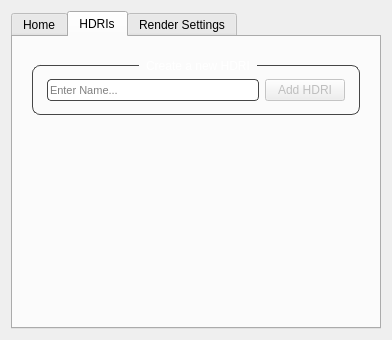
<?xml version="1.0" encoding="UTF-8"?>
<ui version="4.0">
 <class>KY_TT</class>
 <widget class="QWidget" name="KY_TT">
  <property name="geometry">
   <rect>
    <x>0</x>
    <y>0</y>
    <width>392</width>
    <height>340</height>
   </rect>
  </property>
  <property name="maximumSize">
   <size>
    <width>16777215</width>
    <height>16777215</height>
   </size>
  </property>
  <property name="windowTitle">
   <string>KY - Turntable Setup</string>
  </property>
  <layout class="QVBoxLayout" name="verticalLayout_2" stretch="0">
   <property name="spacing">
    <number>9</number>
   </property>
   <property name="sizeConstraint">
    <enum>QLayout::SetDefaultConstraint</enum>
   </property>
   <item>
    <widget class="QTabWidget" name="tabWidget">
     <property name="enabled">
      <bool>true</bool>
     </property>
     <property name="maximumSize">
      <size>
       <width>16777215</width>
       <height>16777215</height>
      </size>
     </property>
     <property name="currentIndex">
      <number>1</number>
     </property>
     <widget class="QWidget" name="tab_main">
      <property name="enabled">
       <bool>true</bool>
      </property>
      <property name="sizePolicy">
       <sizepolicy hsizetype="Preferred" vsizetype="Preferred">
        <horstretch>0</horstretch>
        <verstretch>0</verstretch>
       </sizepolicy>
      </property>
      <property name="maximumSize">
       <size>
        <width>16777215</width>
        <height>16777215</height>
       </size>
      </property>
      <property name="acceptDrops">
       <bool>false</bool>
      </property>
      <attribute name="title">
       <string>Home</string>
      </attribute>
      <layout class="QVBoxLayout" name="verticalLayout_5">
       <property name="sizeConstraint">
        <enum>QLayout::SetDefaultConstraint</enum>
       </property>
       <item>
        <layout class="QVBoxLayout" name="vLayout_main" stretch="0,0,1">
         <property name="sizeConstraint">
          <enum>QLayout::SetDefaultConstraint</enum>
         </property>
         <property name="leftMargin">
          <number>10</number>
         </property>
         <property name="topMargin">
          <number>10</number>
         </property>
         <property name="rightMargin">
          <number>10</number>
         </property>
         <item>
          <widget class="QGroupBox" name="gBox_import">
           <property name="enabled">
            <bool>true</bool>
           </property>
           <property name="styleSheet">
            <string notr="true">QGroupBox{
	border: 1px solid rgb(70, 70, 70);
    border-radius: 8px;
	margin-top: 9px;
}

QGroupBox:title{
	color: white;
	subcontrol-position: top center;
	padding: 0 5px;
	margin-top: -12px;
}

QGroupBox:title:disabled{
	color: gray;
	subcontrol-position: top center;
	padding: 0 5px;
	margin-top: -12px;
}</string>
           </property>
           <property name="title">
            <string>Create new Scene</string>
           </property>
           <layout class="QVBoxLayout" name="verticalLayout_4">
            <property name="leftMargin">
             <number>9</number>
            </property>
            <property name="topMargin">
             <number>13</number>
            </property>
            <property name="rightMargin">
             <number>9</number>
            </property>
            <property name="bottomMargin">
             <number>13</number>
            </property>
            <item>
             <layout class="QHBoxLayout" name="horizontalLayout_3">
              <property name="spacing">
               <number>6</number>
              </property>
              <property name="topMargin">
               <number>0</number>
              </property>
              <property name="bottomMargin">
               <number>8</number>
              </property>
              <item>
               <widget class="QLineEdit" name="line_import">
                <property name="sizePolicy">
                 <sizepolicy hsizetype="Expanding" vsizetype="Expanding">
                  <horstretch>0</horstretch>
                  <verstretch>0</verstretch>
                 </sizepolicy>
                </property>
                <property name="maximumSize">
                 <size>
                  <width>16777215</width>
                  <height>16777215</height>
                 </size>
                </property>
                <property name="styleSheet">
                 <string notr="true">QLineEdit {
	border: 1px solid rgb(70, 70, 70);
    border-radius: 4px;
}</string>
                </property>
                <property name="readOnly">
                 <bool>true</bool>
                </property>
                <property name="placeholderText">
                 <string>Import File...</string>
                </property>
               </widget>
              </item>
              <item>
               <widget class="QPushButton" name="btn_import">
                <property name="sizePolicy">
                 <sizepolicy hsizetype="Minimum" vsizetype="Fixed">
                  <horstretch>0</horstretch>
                  <verstretch>0</verstretch>
                 </sizepolicy>
                </property>
                <property name="maximumSize">
                 <size>
                  <width>22</width>
                  <height>22</height>
                 </size>
                </property>
                <property name="styleSheet">
                 <string notr="true">QPushButton{
	border: none;
	image: url(:/turntable/icons/folder.png);
	width: 22px;
	height: 22px;
}

QPushButton:pressed{
	border: none;
	background-color: transparent;
	image: url(:/turntable/icons/folder_pressed.png);
	width: 22px;
	height: 22px;
}</string>
                </property>
                <property name="text">
                 <string/>
                </property>
               </widget>
              </item>
             </layout>
            </item>
            <item>
             <layout class="QHBoxLayout" name="horizontalLayout_4">
              <property name="leftMargin">
               <number>0</number>
              </property>
              <property name="rightMargin">
               <number>0</number>
              </property>
              <property name="bottomMargin">
               <number>0</number>
              </property>
              <item>
               <widget class="QPushButton" name="btn_create_tt">
                <property name="enabled">
                 <bool>false</bool>
                </property>
                <property name="maximumSize">
                 <size>
                  <width>16777215</width>
                  <height>16777215</height>
                 </size>
                </property>
                <property name="text">
                 <string>Create Turntable</string>
                </property>
               </widget>
              </item>
             </layout>
            </item>
           </layout>
          </widget>
         </item>
         <item>
          <widget class="QGroupBox" name="gBox_save">
           <property name="enabled">
            <bool>true</bool>
           </property>
           <property name="styleSheet">
            <string notr="true">QGroupBox{
	border: 1px solid rgb(70, 70, 70);
    border-radius: 8px;
	margin-top: 9px;
}

QGroupBox:title{
	color: white;
	subcontrol-position: top center;
	padding: 0 5px;
	margin-top: -12px;
}

QGroupBox:title:disabled{
	color: gray;
	subcontrol-position: top center;
	padding: 0 5px;
	margin-top: -12px;
}</string>
           </property>
           <property name="title">
            <string>Load/Save File</string>
           </property>
           <layout class="QVBoxLayout" name="verticalLayout_6">
            <property name="leftMargin">
             <number>9</number>
            </property>
            <property name="topMargin">
             <number>13</number>
            </property>
            <property name="rightMargin">
             <number>9</number>
            </property>
            <property name="bottomMargin">
             <number>13</number>
            </property>
            <item>
             <layout class="QVBoxLayout" name="verticalLayout_7">
              <property name="bottomMargin">
               <number>3</number>
              </property>
              <item>
               <widget class="QPushButton" name="btn_openFile">
                <property name="text">
                 <string>Open File</string>
                </property>
               </widget>
              </item>
             </layout>
            </item>
            <item>
             <widget class="Line" name="line">
              <property name="styleSheet">
               <string notr="true">QLine{
	color: gray;
}</string>
              </property>
              <property name="frameShadow">
               <enum>QFrame::Plain</enum>
              </property>
              <property name="orientation">
               <enum>Qt::Horizontal</enum>
              </property>
             </widget>
            </item>
            <item>
             <layout class="QVBoxLayout" name="verticalLayout">
              <property name="topMargin">
               <number>3</number>
              </property>
              <property name="bottomMargin">
               <number>0</number>
              </property>
              <item>
               <widget class="QPushButton" name="btn_save_as">
                <property name="text">
                 <string>Save As</string>
                </property>
               </widget>
              </item>
              <item>
               <widget class="QPushButton" name="btn_save_incr">
                <property name="text">
                 <string>Incremental Save</string>
                </property>
               </widget>
              </item>
             </layout>
            </item>
           </layout>
          </widget>
         </item>
         <item>
          <spacer name="horizontalSpacer_2">
           <property name="orientation">
            <enum>Qt::Horizontal</enum>
           </property>
           <property name="sizeHint" stdset="0">
            <size>
             <width>40</width>
             <height>20</height>
            </size>
           </property>
          </spacer>
         </item>
        </layout>
       </item>
      </layout>
     </widget>
     <widget class="QWidget" name="tab_layer">
      <property name="enabled">
       <bool>true</bool>
      </property>
      <attribute name="title">
       <string>HDRIs</string>
      </attribute>
      <layout class="QVBoxLayout" name="verticalLayout_3">
       <property name="sizeConstraint">
        <enum>QLayout::SetDefaultConstraint</enum>
       </property>
       <item>
        <layout class="QVBoxLayout" name="layout_layer" stretch="0,1">
         <property name="sizeConstraint">
          <enum>QLayout::SetDefaultConstraint</enum>
         </property>
         <property name="leftMargin">
          <number>10</number>
         </property>
         <property name="topMargin">
          <number>10</number>
         </property>
         <property name="rightMargin">
          <number>10</number>
         </property>
         <property name="bottomMargin">
          <number>0</number>
         </property>
         <item>
          <widget class="QGroupBox" name="gBox_newLayer">
           <property name="enabled">
            <bool>true</bool>
           </property>
           <property name="styleSheet">
            <string notr="true">QGroupBox{
	border: 1px solid rgb(70, 70, 70);
    border-radius: 8px;
	margin-top: 9px;
}

QGroupBox:title{
	color: white;
	subcontrol-position: top center;
	padding: 0 5px;
	margin-top: -12px;
}

QGroupBox:title:disabled{
	color: gray;
	subcontrol-position: top center;
	padding: 0 5px;
	margin-top: -12px;
}</string>
           </property>
           <property name="title">
            <string>Create a new HDRI</string>
           </property>
           <layout class="QHBoxLayout" name="horizontalLayout_2">
            <property name="topMargin">
             <number>13</number>
            </property>
            <property name="bottomMargin">
             <number>13</number>
            </property>
            <item>
             <layout class="QHBoxLayout" name="horizontalLayout">
              <property name="leftMargin">
               <number>5</number>
              </property>
              <property name="topMargin">
               <number>0</number>
              </property>
              <property name="rightMargin">
               <number>5</number>
              </property>
              <property name="bottomMargin">
               <number>0</number>
              </property>
              <item>
               <widget class="QLineEdit" name="new_name_layer">
                <property name="sizePolicy">
                 <sizepolicy hsizetype="Expanding" vsizetype="Expanding">
                  <horstretch>0</horstretch>
                  <verstretch>0</verstretch>
                 </sizepolicy>
                </property>
                <property name="minimumSize">
                 <size>
                  <width>0</width>
                  <height>20</height>
                 </size>
                </property>
                <property name="maximumSize">
                 <size>
                  <width>16777215</width>
                  <height>25</height>
                 </size>
                </property>
                <property name="font">
                 <font>
                  <pointsize>8</pointsize>
                 </font>
                </property>
                <property name="styleSheet">
                 <string notr="true">QLineEdit {
    border: 1px solid rgb(70, 70, 70);
    border-radius: 4px;
}</string>
                </property>
                <property name="placeholderText">
                 <string>Enter Name...</string>
                </property>
               </widget>
              </item>
              <item>
               <widget class="QPushButton" name="btn_addLyr">
                <property name="enabled">
                 <bool>false</bool>
                </property>
                <property name="sizePolicy">
                 <sizepolicy hsizetype="Minimum" vsizetype="Fixed">
                  <horstretch>0</horstretch>
                  <verstretch>0</verstretch>
                 </sizepolicy>
                </property>
                <property name="minimumSize">
                 <size>
                  <width>0</width>
                  <height>0</height>
                 </size>
                </property>
                <property name="maximumSize">
                 <size>
                  <width>120</width>
                  <height>30</height>
                 </size>
                </property>
                <property name="text">
                 <string>Add HDRI</string>
                </property>
                <property name="checkable">
                 <bool>false</bool>
                </property>
               </widget>
              </item>
             </layout>
            </item>
           </layout>
          </widget>
         </item>
         <item>
          <spacer name="horizontalSpacer">
           <property name="orientation">
            <enum>Qt::Horizontal</enum>
           </property>
           <property name="sizeType">
            <enum>QSizePolicy::Preferred</enum>
           </property>
           <property name="sizeHint" stdset="0">
            <size>
             <width>40</width>
             <height>20</height>
            </size>
           </property>
          </spacer>
         </item>
        </layout>
       </item>
      </layout>
     </widget>
     <widget class="QWidget" name="tab_render">
      <attribute name="title">
       <string>Render Settings</string>
      </attribute>
      <layout class="QVBoxLayout" name="verticalLayout_9">
       <item>
        <layout class="QVBoxLayout" name="verticalLayout_8" stretch="0,1">
         <property name="leftMargin">
          <number>10</number>
         </property>
         <property name="topMargin">
          <number>10</number>
         </property>
         <property name="rightMargin">
          <number>10</number>
         </property>
         <property name="bottomMargin">
          <number>0</number>
         </property>
         <item>
          <widget class="QGroupBox" name="gBox_quality">
           <property name="styleSheet">
            <string notr="true">QGroupBox{
	border: 1px solid rgb(70, 70, 70);
    border-radius: 8px;
	margin-top: 9px;
}

QGroupBox:title{
	color: white;
	subcontrol-position: top center;
	padding: 0 5px;
	margin-top: -12px;
}

QGroupBox:title:disabled{
	color: gray;
	subcontrol-position: top center;
	padding: 0 5px;
	margin-top: -12px;
}</string>
           </property>
           <property name="title">
            <string>Resolution/Quality</string>
           </property>
           <layout class="QVBoxLayout" name="verticalLayout_11">
            <property name="leftMargin">
             <number>9</number>
            </property>
            <property name="topMargin">
             <number>13</number>
            </property>
            <property name="rightMargin">
             <number>9</number>
            </property>
            <property name="bottomMargin">
             <number>13</number>
            </property>
            <item>
             <layout class="QHBoxLayout" name="horizontalLayout_5">
              <property name="bottomMargin">
               <number>0</number>
              </property>
              <item>
               <widget class="QComboBox" name="cBox_renderSettings">
                <item>
                 <property name="text">
                  <string>Low</string>
                 </property>
                </item>
                <item>
                 <property name="text">
                  <string>Medium</string>
                 </property>
                </item>
                <item>
                 <property name="text">
                  <string>High</string>
                 </property>
                </item>
               </widget>
              </item>
             </layout>
            </item>
           </layout>
          </widget>
         </item>
         <item>
          <spacer name="horizontalSpacer_3">
           <property name="orientation">
            <enum>Qt::Horizontal</enum>
           </property>
           <property name="sizeHint" stdset="0">
            <size>
             <width>40</width>
             <height>20</height>
            </size>
           </property>
          </spacer>
         </item>
        </layout>
       </item>
      </layout>
     </widget>
    </widget>
   </item>
  </layout>
 </widget>
 <resources>
  <include location="resources/turntable_UI.qrc"/>
 </resources>
 <connections/>
</ui>
